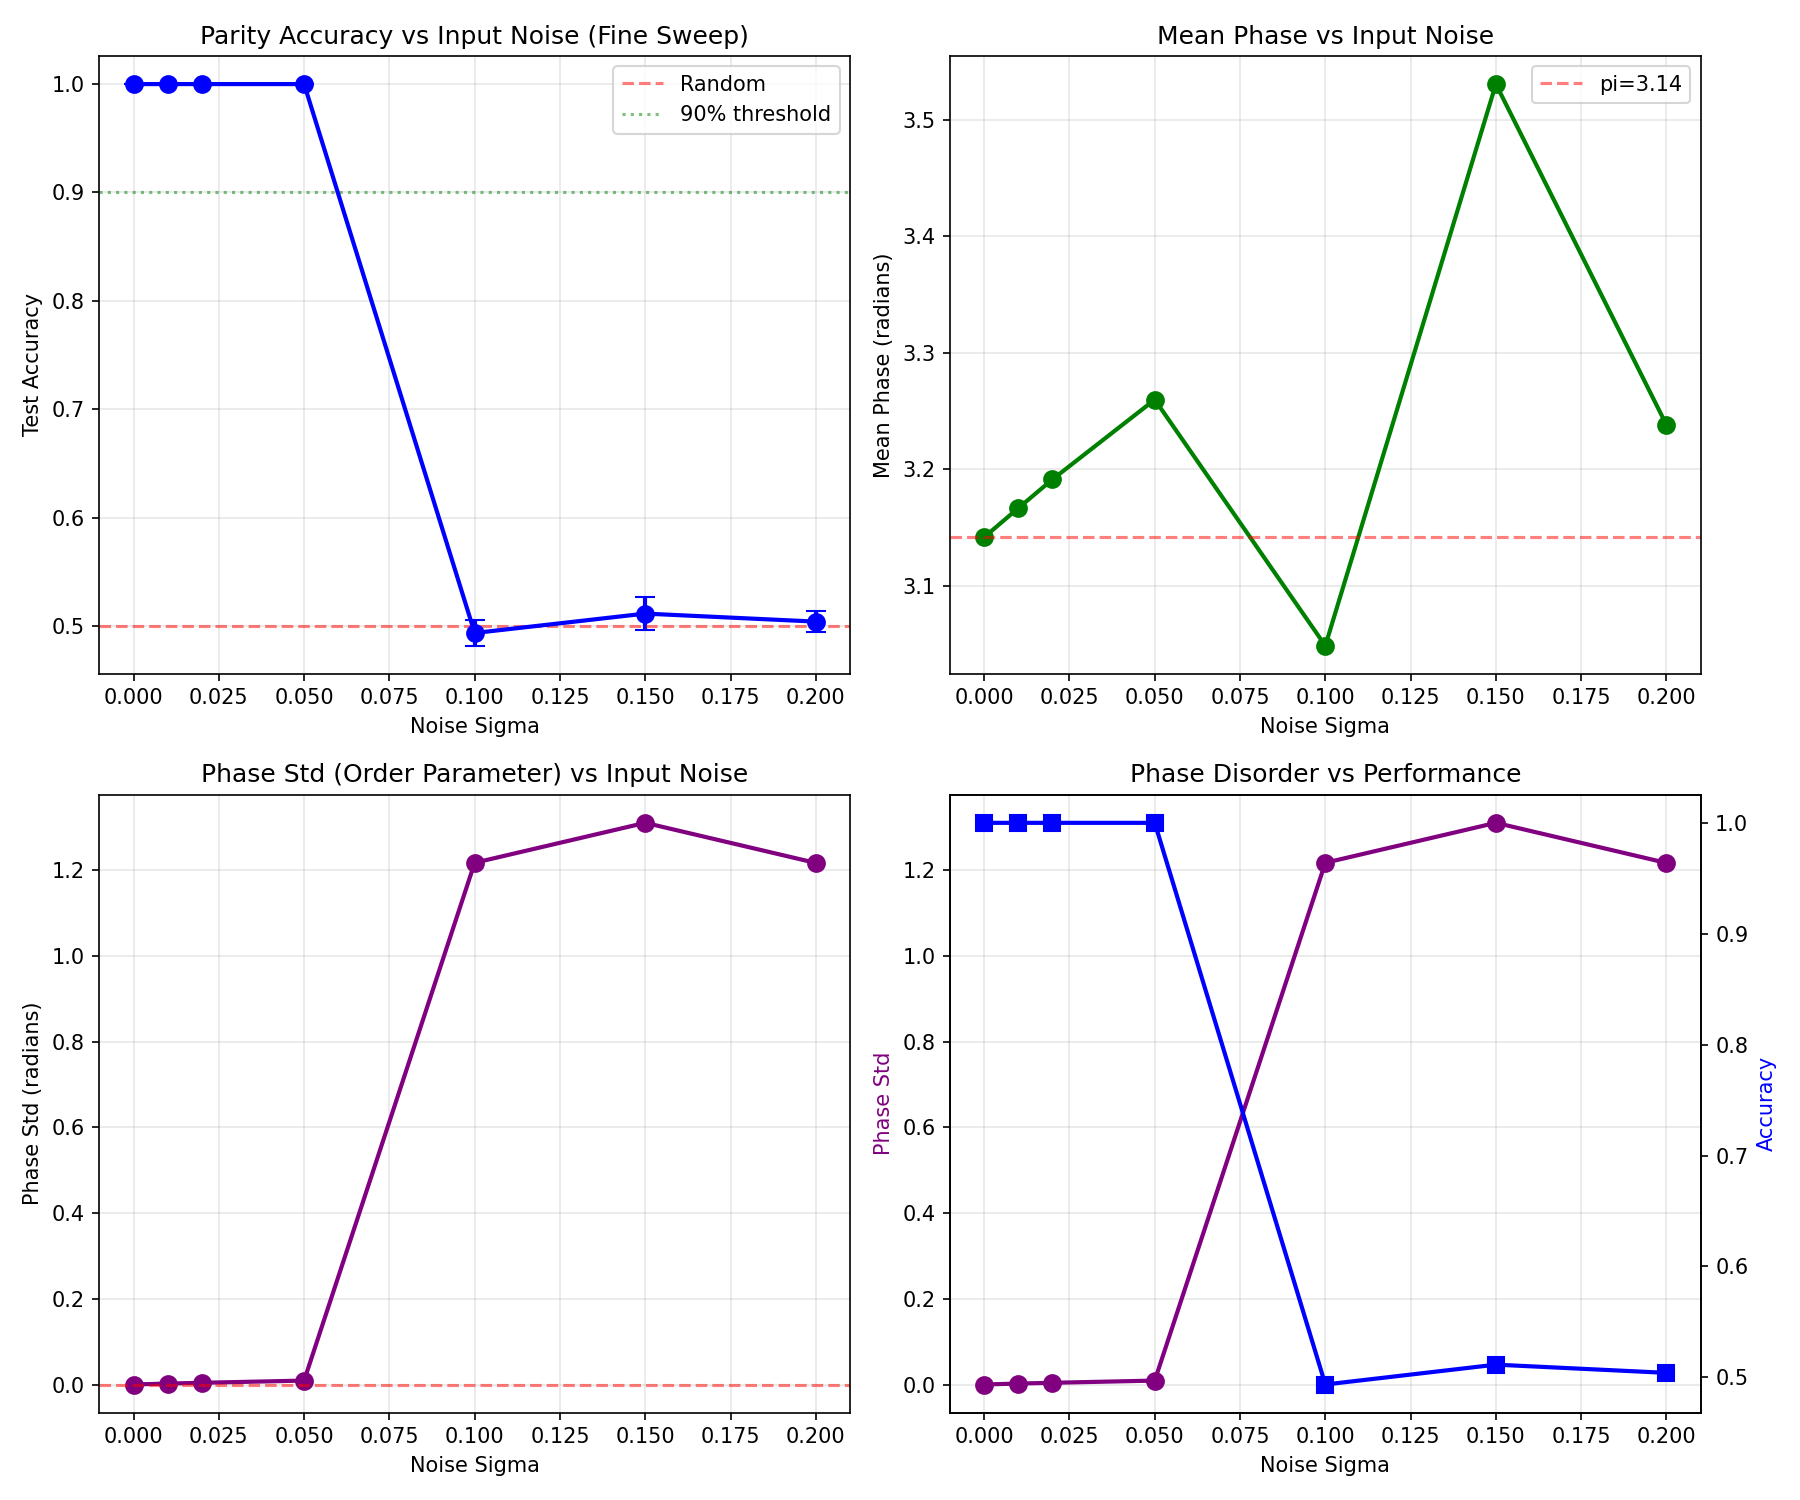

Recreate this plot in Python.
"""
Fine-grained Noise Sweep on Synthetic Parity
============================================
Test σ = 0.0, 0.01, 0.02, 0.05, 0.1, 0.2
Question: Sharp or gradual transition from 100% to 50% accuracy?
"""

import math
import torch
import torch.nn as nn
import numpy as np
import matplotlib
matplotlib.use('Agg')
import matplotlib.pyplot as plt
import json

def get_lambda(epoch):
    if epoch < 20:
        return 0.0
    if epoch < 50:
        return 0.1
    if epoch < 100:
        return 0.3
    return 0.1


def generate_parity_data(n_bits, n_samples=2000):
    """Generate clean binary parity data."""
    X = torch.randint(0, 2, (n_samples, n_bits)).float()
    y = X.sum(dim=1) % 2
    return X.float(), y.float()


class HolonomyChain(nn.Module):
    def __init__(self, n_bits):
        super().__init__()
        self.n_bits = n_bits
        self.bit_phases = nn.Parameter(
            torch.ones(n_bits) * math.pi + torch.randn(n_bits) * 0.1
        )
        self.phi_0 = nn.Parameter(torch.tensor(0.0))
        self.A = nn.Parameter(torch.ones(n_bits) * math.pi)
    
    def forward(self, inputs):
        batch_size = inputs.shape[0]
        phi = self.phi_0.expand(batch_size)
        for i in range(self.n_bits):
            phi = phi + inputs[:, i] * self.bit_phases[i]
        output = (1.0 - torch.cos(phi)) / 2.0
        return output
    
    def compute_holonomy_loss(self):
        R_actual = torch.exp(1j * self.bit_phases)
        R_predicted = torch.exp(1j * self.A)
        return torch.mean(torch.abs(R_actual - R_predicted).pow(2))
    
    def get_phases(self):
        return self.bit_phases.detach().cpu().numpy()


def train_and_evaluate(n_bits, noise_sigma=0.0, n_samples=2000, epochs=400, seed=42):
    """Train with Gaussian noise added to inputs."""
    torch.manual_seed(seed)
    np.random.seed(seed)
    
    X, y = generate_parity_data(n_bits, n_samples)
    
    model = HolonomyChain(n_bits)
    optimizer = torch.optim.Adam(model.parameters(), lr=0.1)
    
    for epoch in range(epochs):
        # Apply Gaussian noise to inputs during training
        X_noisy = X + torch.randn_like(X) * noise_sigma
        X_noisy = torch.clamp(X_noisy, 0, 1)
        
        optimizer.zero_grad()
        outputs = model(X_noisy)
        bce = nn.functional.binary_cross_entropy(outputs, y)
        hol_loss = model.compute_holonomy_loss()
        lam = get_lambda(epoch) * 2.0
        loss = bce + lam * hol_loss
        loss.backward()
        optimizer.step()
    
    # Evaluate on clean data
    with torch.no_grad():
        outputs = model(X)
        accuracy = ((outputs > 0.5) == y).float().mean().item()
        phases = model.get_phases()
        phase_mean = np.mean(phases)
        phase_std = np.std(phases)
    
    return accuracy, phase_mean, phase_std, phases


def main():
    print("="*60)
    print("FINE-GRAINED NOISE SWEEP ON SYNTHETIC PARITY")
    print("="*60)
    
    n_bits = 32
    noise_sigmas = [0.0, 0.01, 0.02, 0.05, 0.1, 0.15, 0.2]
    n_seeds = 5
    
    results = []
    
    for sigma in noise_sigmas:
        accs = []
        means = []
        stds = []
        
        print(f"\n--- Sigma = {sigma} ---")
        for seed in range(n_seeds):
            acc, mean, std, _ = train_and_evaluate(n_bits, sigma, seed=seed)
            accs.append(acc)
            means.append(mean)
            stds.append(std)
            print(f"  Seed {seed}: acc={acc:.4f}, mean={mean:.4f}, std={std:.4f}")
        
        results.append({
            'sigma': sigma,
            'mean_accuracy': np.mean(accs),
            'std_accuracy': np.std(accs),
            'mean_phase_mean': np.mean(means),
            'mean_phase_std': np.mean(stds),
            'all_accuracies': accs,
            'all_phase_means': means,
            'all_phase_stds': stds
        })
    
    # Print results table
    print("\n" + "="*70)
    print("RESULTS TABLE")
    print("="*70)
    print("\n| Sigma  | Accuracy | Mean Phase | Phase Std |")
    print("|--------|----------|------------|-----------|")
    for r in results:
        print(f"| {r['sigma']:6.3f} |   {r['mean_accuracy']:.4f}  |   {r['mean_phase_mean']:7.4f}  |  {r['mean_phase_std']:.4f}  |")
    
    # Determine transition type
    print("\n" + "-"*70)
    print("TRANSITION ANALYSIS:")
    print("-"*70)
    
    accs = [r['mean_accuracy'] for r in results]
    sigmas = [r['sigma'] for r in results]
    
    # Find where accuracy drops below 90%, 75%, 50%
    for threshold in [0.9, 0.75, 0.5]:
        for i, acc in enumerate(accs):
            if acc < threshold:
                print(f"Accuracy drops below {threshold*100:.0f}% at sigma ~ {sigmas[i]}")
                break
    
    # Check if transition is sharp or gradual
    acc_diff = []
    for i in range(1, len(accs)):
        diff = abs(accs[i] - accs[i-1])
        acc_diff.append((sigmas[i] - sigmas[i-1], diff))
    
    print(f"\nAccuracy changes between consecutive sigma values:")
    for ds, da in acc_diff:
        rate = da / ds if ds > 0 else 0
        print(f"  sigma change {ds:.3f}: accuracy change {da:.4f} (rate: {rate:.2f})")
    
    # Determine transition type
    max_jump = max([da for ds, da in acc_diff])
    if max_jump > 0.3:
        print(f"\n==> SHARP TRANSITION (max jump = {max_jump:.4f})")
        print("    This suggests a FIRST-ORDER phase transition")
    else:
        print(f"\n==> GRADUAL TRANSITION (max jump = {max_jump:.4f})")
        print("    This suggests a SECOND-ORDER phase transition")
    
    # Plot
    sigma_arr = np.array([r['sigma'] for r in results])
    acc_arr = np.array([r['mean_accuracy'] for r in results])
    acc_err = np.array([r['std_accuracy'] for r in results])
    mean_arr = np.array([r['mean_phase_mean'] for r in results])
    std_arr = np.array([r['mean_phase_std'] for r in results])
    
    fig, axes = plt.subplots(2, 2, figsize=(12, 10))
    
    # Accuracy vs sigma
    ax1 = axes[0, 0]
    ax1.errorbar(sigma_arr, acc_arr, yerr=acc_err, fmt='b-o', capsize=5, linewidth=2, markersize=8)
    ax1.axhline(y=0.5, color='r', linestyle='--', alpha=0.5, label='Random')
    ax1.axhline(y=0.9, color='g', linestyle=':', alpha=0.5, label='90% threshold')
    ax1.set_xlabel('Noise Sigma')
    ax1.set_ylabel('Test Accuracy')
    ax1.set_title('Parity Accuracy vs Input Noise (Fine Sweep)')
    ax1.grid(True, alpha=0.3)
    ax1.legend()
    
    # Phase mean vs sigma
    ax2 = axes[0, 1]
    ax2.plot(sigma_arr, mean_arr, 'g-o', linewidth=2, markersize=8)
    ax2.axhline(y=math.pi, color='r', linestyle='--', alpha=0.5, label=f'pi={math.pi:.2f}')
    ax2.set_xlabel('Noise Sigma')
    ax2.set_ylabel('Mean Phase (radians)')
    ax2.set_title('Mean Phase vs Input Noise')
    ax2.grid(True, alpha=0.3)
    ax2.legend()
    
    # Phase std vs sigma (KEY PLOT - order parameter)
    ax3 = axes[1, 0]
    ax3.plot(sigma_arr, std_arr, 'purple', marker='o', linewidth=2, markersize=8)
    ax3.axhline(y=0, color='r', linestyle='--', alpha=0.5)
    ax3.set_xlabel('Noise Sigma')
    ax3.set_ylabel('Phase Std (radians)')
    ax3.set_title('Phase Std (Order Parameter) vs Input Noise')
    ax3.grid(True, alpha=0.3)
    
    # Combined view
    ax4 = axes[1, 1]
    ax4_twin = ax4.twinx()
    l1 = ax4.plot(sigma_arr, std_arr, 'purple', marker='o', linewidth=2, markersize=8, label='Phase Std')
    l2 = ax4_twin.plot(sigma_arr, acc_arr, 'blue', marker='s', linewidth=2, markersize=8, label='Accuracy')
    ax4.set_xlabel('Noise Sigma')
    ax4.set_ylabel('Phase Std', color='purple')
    ax4_twin.set_ylabel('Accuracy', color='blue')
    ax4.set_title('Phase Disorder vs Performance')
    ax4.grid(True, alpha=0.3)
    
    plt.tight_layout()
    plt.savefig('fine_noise_sweep.png', dpi=150)
    print("\nSaved plot to fine_noise_sweep.png")
    plt.close()
    
    # Save JSON
    results_json = []
    for r in results:
        results_json.append({
            'sigma': float(r['sigma']),
            'mean_accuracy': float(r['mean_accuracy']),
            'std_accuracy': float(r['std_accuracy']),
            'mean_phase_mean': float(r['mean_phase_mean']),
            'mean_phase_std': float(r['mean_phase_std'])
        })
    
    with open('fine_noise_sweep_results.json', 'w') as f:
        json.dump(results_json, f, indent=2)
    print("Saved results to fine_noise_sweep_results.json")
    
    return results


if __name__ == "__main__":
    results = main()
